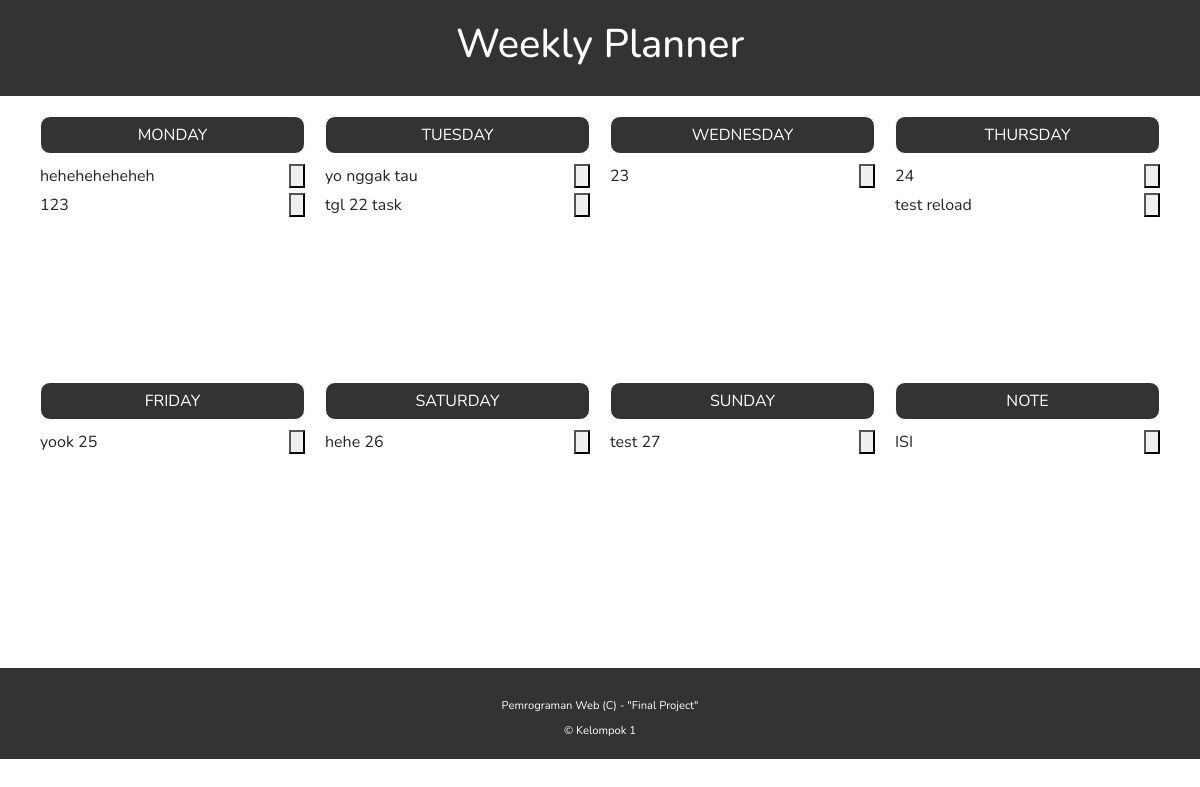
Before: /task/ with the older database file.
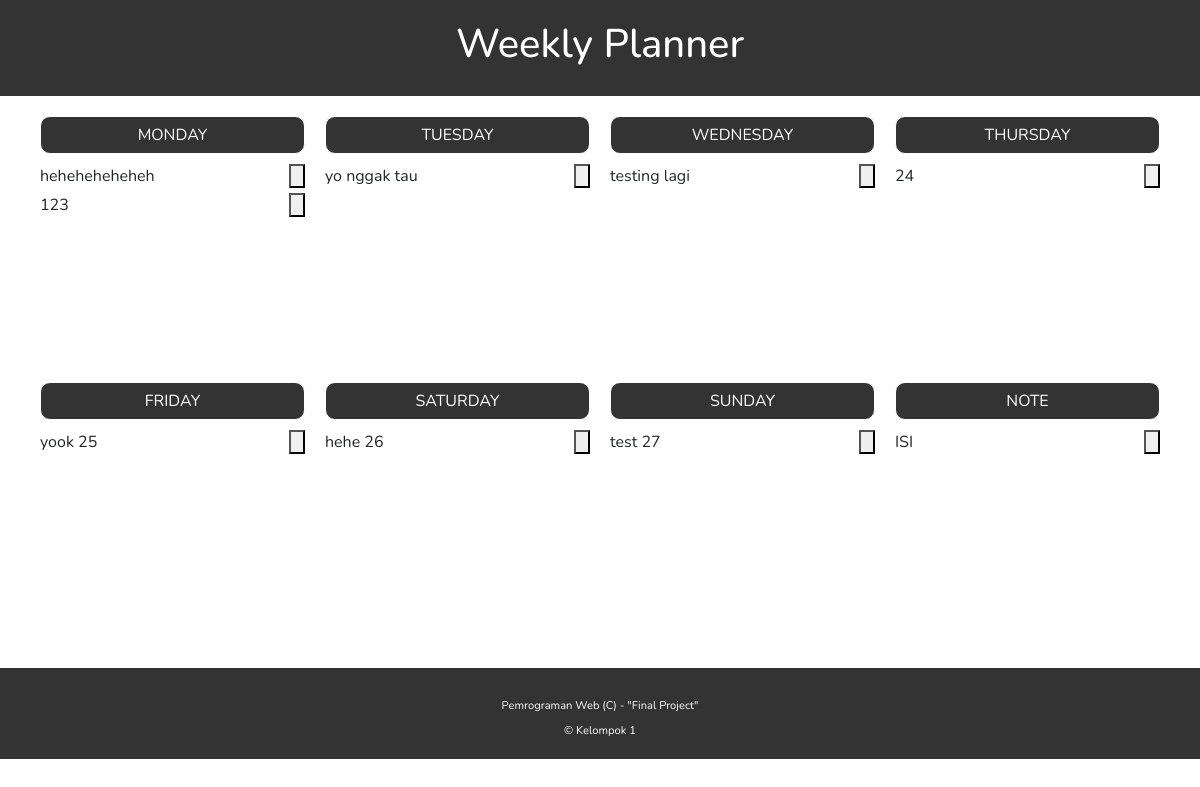
After: the same page with the newer database file.
### task/models.py (models this page shows)
class Task(models.Model):
    date = models.DateField()
    title = models.CharField(max_length=255)
    initial = models.IntegerField(null=True, blank=True)
    target = models.IntegerField(null=True, blank=True)
    weight = models.IntegerField(default=1)

### task/views.py (the view)
# urls.py: path('', ListViewWeeklyTask.as_view(), name='list'),
class ListViewWeeklyTask(View):
    def get(self, request):
        allTask = Task.objects.all()
        date = [[],[],[],[],[],[],[]]
        for i in allTask:
            date[i.date.weekday()].append(i)
        context = {
            'monday': date[0],
            'tuesday': date[1],
            'wednesday': date[2],
            'thursday': date[3],
            'friday': date[4],
            'saturday': date[5],
            'sunday': date[6]
        }
        return render(request, 'test.html', context)

### templates/test.html (shortened to what the changed rows need)
{% extends 'BASE.html' %}
{% block content %}
<div class="container">
    <div class="container-in">
        <div class="d-container">
            <div class="isian overflow-auto">
                {% for i in monday %}
                <div class="d-content">
                    <div class="d-content-text">{{i.title}}</div>
                    <button type="button" class="gg-remove d-content-delete btn-delete" data-id={{i.id}} data-bs-toggle="modal"
                        data-bs-target="#deleteModal"></button>
                </div>
                {% endfor %}
            </div>
        </div>
        <div class="d-container">
            <div class="isian overflow-auto">
            {% for i in tuesday %}
                <div class="d-content">
                    <div class="d-content-text">{{i.title}}</div>
                    <button type="button" class="gg-remove d-content-delete btn-delete" data-id={{i.id}} data-bs-toggle="modal"
                        data-bs-target="#deleteModal"></button>
                </div>
            {% endfor %}
            </div>
        </div>
        <div class="d-container">
            <div class="isian overflow-auto">
                {% for i in wednesday %}
                <div class="d-content">
                    <div class="d-content-text">{{i.title}}</div>
                    <button type="button" class="gg-remove d-content-delete btn-delete" data-id={{i.id}} data-bs-toggle="modal"
                        data-bs-target="#deleteModal"></button>
                </div>
                {% endfor %}
            </div>
        </div>
        <div class="d-container">
            <div class="isian overflow-auto">
                {% for i in thursday %}
                <div class="d-content">
                    <div class="d-content-text">{{i.title}}</div>
                    <button type="button" class="gg-remove d-content-delete btn-delete" data-id={{i.id}} data-bs-toggle="modal"
                        data-bs-target="#deleteModal"></button>
                </div>
                {% endfor %}
            </div>
        </div>
    </div>
    <div class="container-in">
        <div class="d-container">
            <div class="isian overflow-auto">
                {% for i in friday %}
                <div class="d-content">
                    <div class="d-content-text">{{i.title}}</div>
                    <button type="button" class="gg-remove d-content-delete btn-delete" data-id={{i.id}} data-bs-toggle="modal"
                        data-bs-target="#deleteModal"></button>
                </div>
                {% endfor %}
            </div>
        </div>
        <div class="d-container">
            <div class="isian overflow-auto">
                {% for i in saturday %}
                <div class="d-content">
                    <div class="d-content-text">{{i.title}}</div>
                    <button type="button" class="gg-remove d-content-delete btn-delete" data-id={{i.id}} data-bs-toggle="modal"
                        data-bs-target="#deleteModal"></button>
                </div>
                {% endfor %}
            </div>
        </div>
        <div class="d-container">
            <div class="isian overflow-auto">
                {% for i in sunday %}
                <div class="d-content">
                    <div class="d-content-text">{{i.title}}</div>
                    <button type="button" class="gg-remove d-content-delete btn-delete" data-id={{i.id}} data-bs-toggle="modal"
                        data-bs-target="#deleteModal"></button>
                </div>
                {% endfor %}
            </div>
        </div>
    </div>
</div>
{% endblock %}

Changed rows visible on the page:
removed Task: title "tgl 22 task"
removed Task: title "23"
removed Task: title "test reload"
added Task: title "testing lagi"
